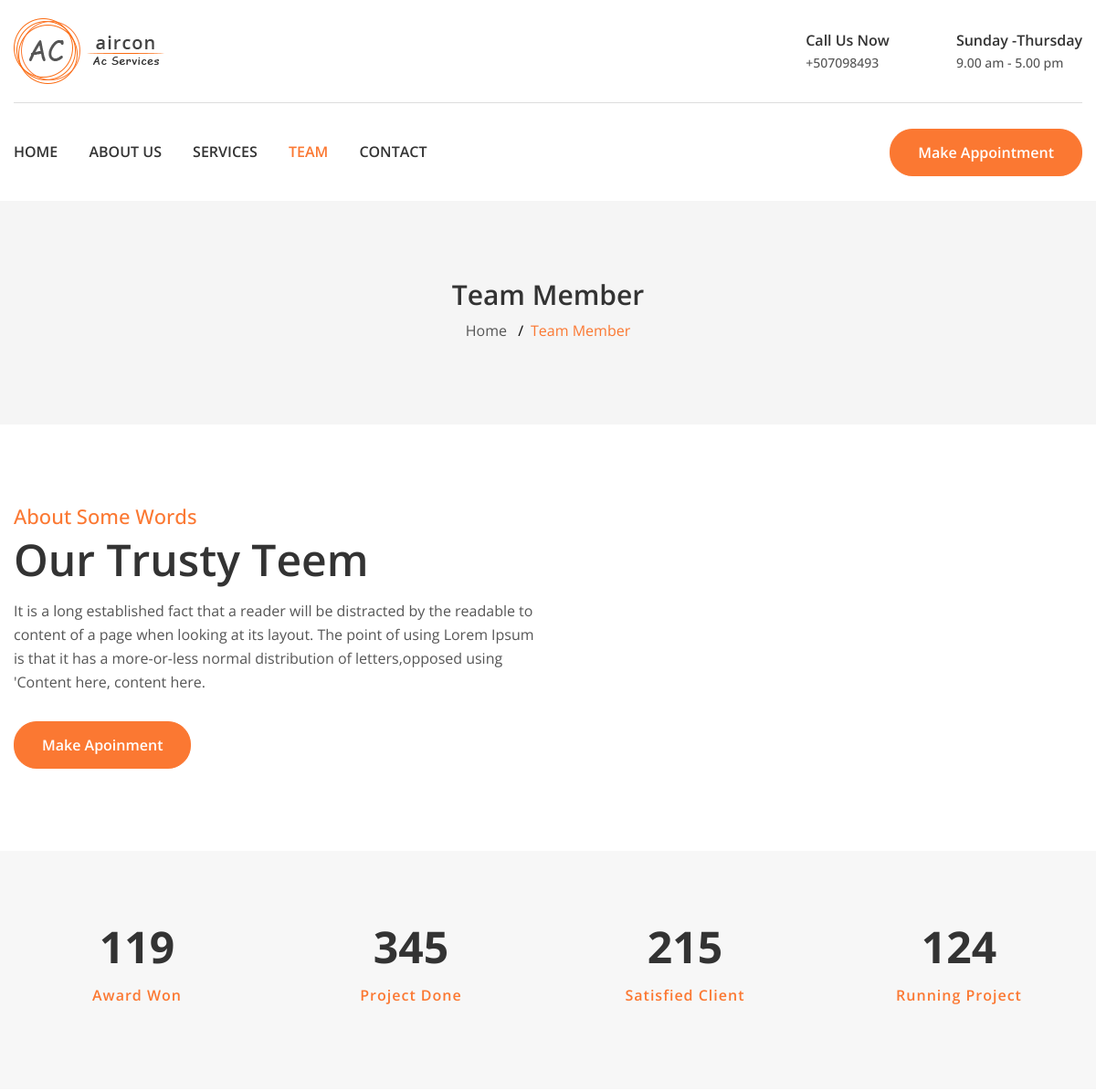
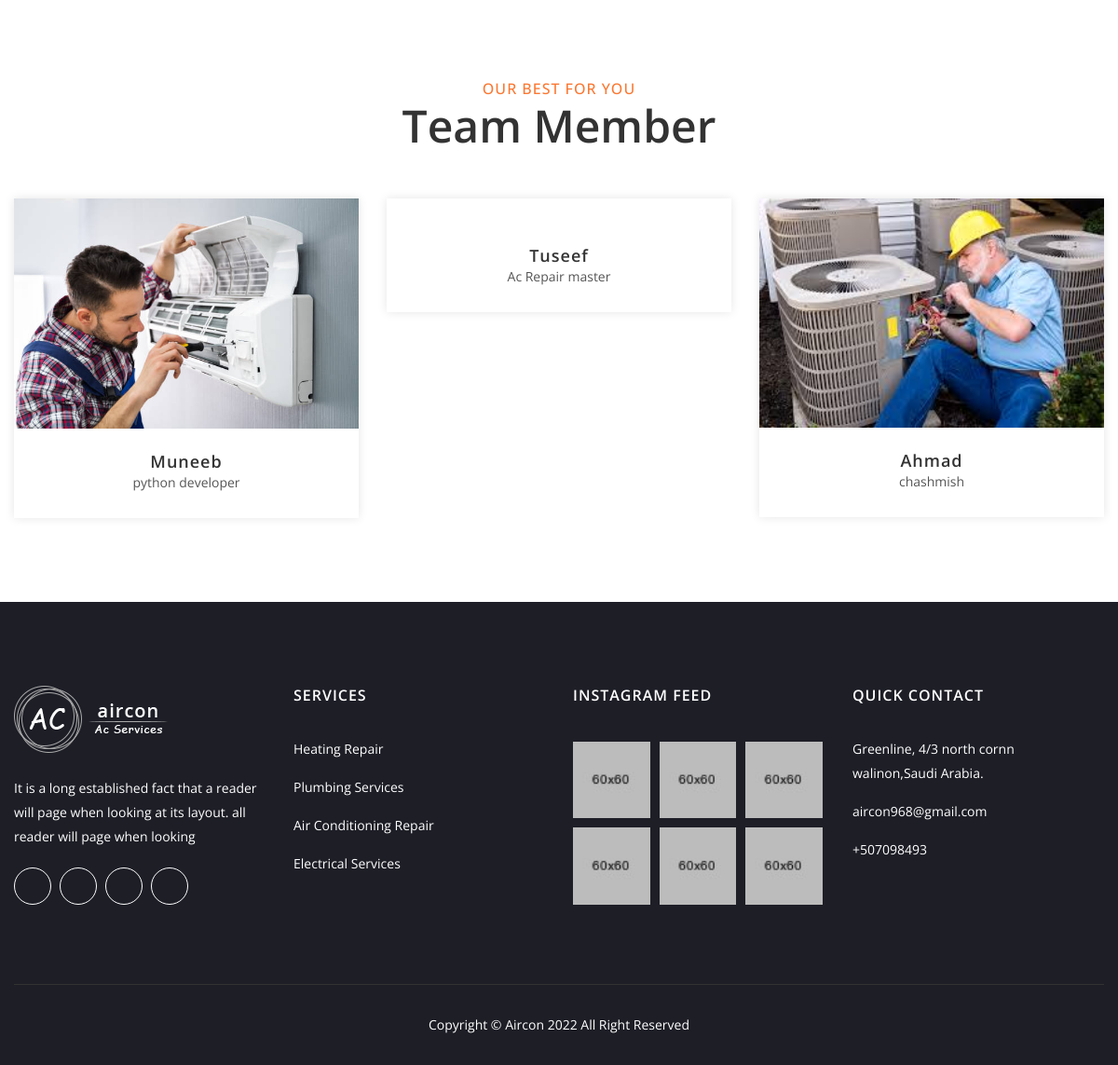
Page /team/ on the committed database (2 pictures, top to bottom).
### pages/models.py (models this page shows, shortened)
class Team(models.Model):
    name = models.CharField(max_length=50)
    description = models.TextField()
    team_image = models.ImageField('photos/%Y/%m/%d/')
    facebook = models.URLField(max_length=255)
    twitter = models.URLField(max_length=255)
    Intstagram = models.URLField(max_length=255)
    date = models.DateTimeField(auto_now_add=True)

### pages/views.py (the view)
# urls.py: path('team/',views.Teams,name='team'),
def Teams(request):
    teams = Team.objects.all()
    data = {
        'teams': teams
    }
    return render(request, 'pages/team.html', data)

### templates/pages/team.html (shortened to what this page needs)
{% extends 'basic.html' %}
{% load static %}
{% block content %}
    <div class="breadcrumb-area section-ptb">
        <div class="container">
            <div class="row">
                <div class="col">
                    <h2 class="breadcrumb-title">Team Member</h2>
                    <ul class="breadcrumb-list">
                        <li class="breadcrumb-item"><a href="index.html">Home</a></li>
                        <li class="breadcrumb-item active">Team Member</li>
                    </ul>
                </div>
            </div>
        </div>
    </div>
    <div class="repair-make-area section-ptb">
        <div class="container">
            <div class="row align-items-center">
                <div class="col-lg-6 col-md-6">
                    <div class="repair-service-inner service-ph-inner">
                        <h3>About Some Words</h3>
                        <h2>Our Trusty Teem</h2>
                        <p>It is a long established fact that a reader will be distracted by the readable to content of a page when looking at its layout. The point of using Lorem Ipsum is that it has a more-or-less normal distribution of letters,opposed using 'Content here, content here.</p>
                        <div class="make-apoinment-button">
                            <a href="#" class="default-btn border-radius">Make Apoinment</a>
                        </div>
                    </div>
                </div>
                <div class="col-lg-6 col-md-6">
                    <div class="repair-image">
                    </div>
                </div>
            </div>
        </div>
    </div>
    <div class="project-count-inner bg-grey section-pb section-pt-80">
        <div class="container">
            <div class="row">
            <div class="col-lg-3 col-sm-6">
                <div class="counter text-center">
                    <h3 class="counter-active">119</h3>
                    <p>Award Won</p>
                </div>
            </div>
            <div class="col-lg-3 col-sm-6">
                <div class="counter text-center">
                    <h3 class="counter-active">345</h3>
                    <p>Project Done</p>
                </div>
            </div>
            <div class="col-lg-3 col-sm-6">
                <div class="counter text-center">
                    <h3 class="counter-active">215</h3>
                    <p>Satisfied Client</p>
                </div>
            </div>
            <div class="col-lg-3 col-sm-6">
                <div class="counter text-center">
                    <h3 class="counter-active">124</h3>
                    <p>Running Project</p>
                </div>
            </div>
        </div>
        </div>
    </div>
    <div class="team-area  section-ptb">
        <div class="container">
            <div class="row">
                <div class="col-lg-12">
                    <div class="section-title">
                        <h4>OUR BEST FOR YOU</h4>
                        <h2>Team Member</h2>
                    </div>
                </div>
            </div>
            <div class="row">
                {% for team in teams %}
                <div class="col-lg-4 col-md-6">
                    <div class="single-team-member mt--30">
                        <div class="team-member-image hover-2">
                            <img src="{{team.team_image.url}}" alt="">
                        </div>
                        <div class="team-member-info text-center">
                            <h3>{{team.name}}</h3>
                            <p>{{team.description}}</p>
                        </div>
                    </div>
                </div>
                {% endfor %}
            </div>
        </div>
    </div>
{% endblock content %}

### aircon/static/css/style.css (style rules this page uses)
*, *::after, *::before { box-sizing: border-box; }
html, body { height: 100%; }
h1, h2, h3, h4, h5, h6 { color: #333; font-family: "Open Sans", sans-serif; font-weight: 400; margin-top: 0; }
h2 { font-size: 30px; line-height: 36px; }
h3 { font-size: 24px; line-height: 30px; }
h4 { font-size: 18px; line-height: 24px; }
p:last-child { margin-bottom: 0; }
p { font-family: "Open Sans", sans-serif; }
a, button { color: inherit; display: inline-block; line-height: inherit; text-decoration: none; cursor: pointer; }
a, button, img, input, span { transition: all 0.3s ease 0s; }
img { max-width: 100%; height: auto; }
ul { list-style: outside none none; margin: 0; padding: 0; }
.bg-grey { background-color: #f7f7f7; }
.section-ptb { padding: 110px 0; }
@media only screen and (min-width: 992px) and (max-width: 1200px) { .section-ptb { padding: 90px 0; } }
.section-pt-80 { padding-top: 80px; }
@media only screen and (min-width: 992px) and (max-width: 1200px) { .section-pt-80 { padding-top: 60px; } }
.section-pb { padding-bottom: 110px; }
@media only screen and (min-width: 992px) and (max-width: 1200px) { .section-pb { padding-bottom: 90px; } }
.mt--30 { margin-top: 30px; }
.default-btn { border: 1px solid #fb7832; padding: 12px 30px; color: #ffffff; background: #fb7832; font-size: 16px; font-weight: 600; }
.border-radius { border-radius: 25px; }
.section-title { margin-bottom: 30px; text-align: center; }
.section-title h4 { font-size: 16px; font-weight: 500; color: #fb7832; margin-bottom: 10px; margin-top: -5px; text-transform: uppercase; letter-spacing: 1px; }
.section-title h2 { font-size: 48px; text-transform: capitalize; font-weight: 600; }
.breadcrumb-area { background: #f5f5f5; text-align: center; }
.breadcrumb-area h2 { font-size: 30px; font-weight: 600; margin-top: -5px; }
.breadcrumb-list .breadcrumb-item { font-family: "Open Sans", sans-serif; font-size: 16px; color: #555; text-transform: capitalize; line-height: 1; display: inline-block; }
.breadcrumb-list .breadcrumb-item.active { color: #fb7832; }
.breadcrumb-item + .breadcrumb-item::before { color: #000000; content: "/"; display: inline-block; padding-left: 0.5rem; padding-right: 0.5rem; }
.repair-service-inner h3 { font-size: 22px; font-weight: 500; color: #fb7832; margin-top: -5px; }
.repair-service-inner h2 { font-size: 48px; font-weight: 600; margin-top: 15px; }
.repair-service-inner p { font-size: 16px; margin-top: 25px; }
.repair-service-inner .make-apoinment-button { margin-top: 45px; }
@media only screen and (min-width: 992px) and (max-width: 1200px) { .repair-service-inner .make-apoinment-button { margin-top: 30px; } }
.counter { margin-top: 30px; }
.counter h3 { font-size: 48px; font-weight: 700; }
.counter p { color: #fb7832; margin-top: 25px; text-transform: capitalize; letter-spacing: 1px; font-size: 16px; font-weight: 600; letter-spacing: 1px; margin-bottom: 0; }
.single-team-member { box-shadow: 0 0 10px rgba(0, 0, 0, 0.1); }
.team-member-image { position: relative; }
.team-member-image img { width: 100%; }
.hover-2 { position: relative; }
.hover-2::before { background: rgba(53, 75, 101, 0.8); bottom: 0; content: ""; left: 0; opacity: 0; position: absolute; right: 0; top: 0; transform: scale(1); -webkit-transition: 0.3s; transition: 0.3s; }
.team-member-info { padding: 25px 0; }
.team-member-info h3 { font-size: 18px; font-weight: 600; margin-bottom: 0px; letter-spacing: 1px; line-height: 20px; }
.team-member-info p { font-size: 14px; }

### rows in the picture
Team: team_image (picture), name "Muneeb", description "python developer"
Team: name "Tuseef", description "Ac Repair master"
Team: team_image (picture), name "Ahmad", description "chashmish"
